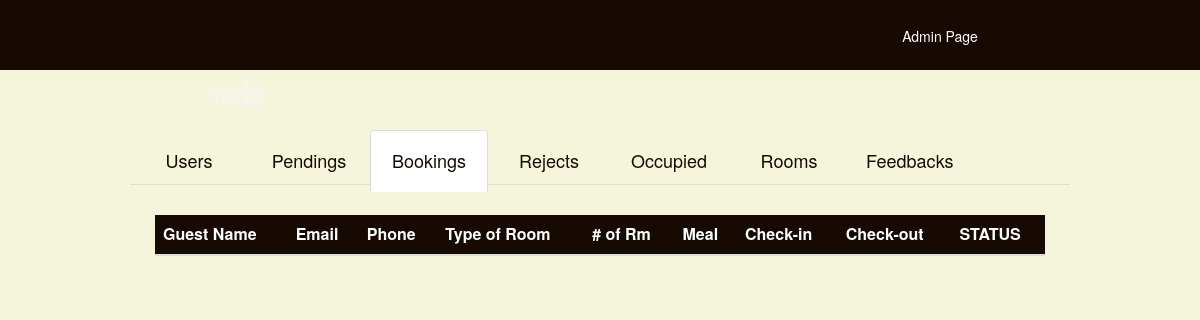
The page /admin5.php on the database as committed earlier.
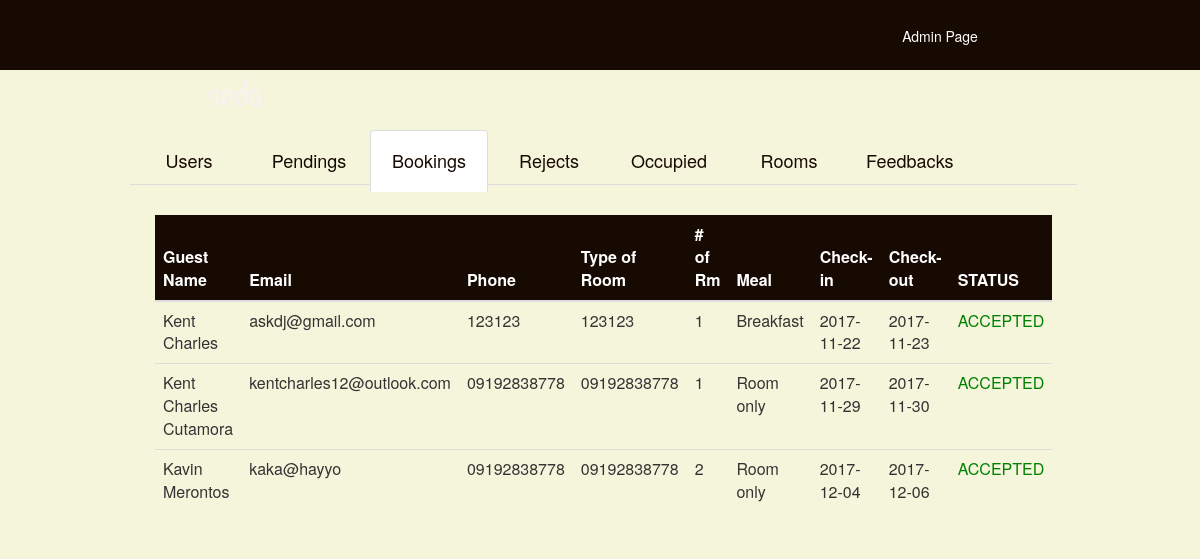
The same page on the database as committed later.
### tables this page shows
CREATE TABLE IF NOT EXISTS `approve` (
  `id` int(11) NOT NULL,
  `fname` varchar(100) NOT NULL,
  `email` varchar(100) NOT NULL,
  `phone` varchar(100) NOT NULL,
  `troom` varchar(100) NOT NULL,
  `nroom` varchar(100) NOT NULL,
  `meal` varchar(100) NOT NULL,
  `cin` date NOT NULL,
  `cout` date NOT NULL,
  `status` varchar(100) NOT NULL,
  `username` varchar(20) NOT NULL
);

### admin5.php (the view, shortened to what this page needs)
<?php
$server="localhost";
$username="root";
$password="";
$connect_mysql=mysqli_connect($server,$username,$password) or die ("Connection Failed!");
$rooms = "SELECT * FROM approve";
$room=mysqli_query($connect_mysql, $rooms) or die("Query Failed : ".mysqli_error());
?>
<html>
     <head>
        <link rel="stylesheet" type="text/css" href="style.css" />
        <link rel="stylesheet" href="https://maxcdn.bootstrapcdn.com/bootstrap/3.3.7/css/bootstrap.min.css">
    </head>
    <body id="adminbg">
        <div id="MainContainer">
            <div id="Header">
                    <div id="NavBar">
                        <ul>
                        <li style="color: white;">Admin Page</li>
                        </ul>
                    </div>
                    <div id="logo"><img src="img/logo2.png" width="70px" hieght="auto"></div>
            </div>
        </div>
         <div id="admin-wrapper" >
            <div id="page-inner">
                  <div class="fluid-container" style="padding: 30px; margin-top: 100px; ">
                    <center>
                    <ul class="nav nav-tabs" role="tablist">
                        <li style="color: white;"><a href="admin1.php" ><h4 id="textcolor">Users</h4></a></li>
                        <li style="color": white;><a href="admin2.php" ><h4 id="textcolor">Pendings</h4></a></li>
                        <li class="active" ><a href="admin5.php" ><h4 id="textcolor">Bookings</h4></a></li>
                        <li style="color: white;"><a href="admin6.php" ><h4 id="textcolor">Rejects</h4></a></li>
                        <li style="color": white;><a href="admin3.php" ><h4 id="textcolor">Occupied</h4></a></li>
                        <li style="color: white;"><a href="admin4.php" ><h4 id="textcolor">Rooms</h4></a></li>
                        <li style="color: white;"><a href="admin7.php" ><h4 id="textcolor">Feedbacks</h4></a></li>
                    </ul>
                    </center>
                </div>
                    <div class="tab-content" style="background-color: beige; color: #170a02;">
                      <div role="tabpanel" class="tab-pane fade in active" id="profile" style="overflow: auto; padding: 0 55px;">
                        <table id="table" class="table table-hover">
                            <thead>
                              <tr id="panel-heading" style="font-size: 16spx;">
                                        <th>Guest Name</th>
                                        <th>Email</th>
                                        <th>Phone</th>
                                        <th>Type of Room</th>
                                        <th># of Rm</th>
                                        <th>Meal</th>
                                        <th>Check-in</th>
                                        <th>Check-out</th>
                                        <th>STATUS</th>
                                    </tr>
                            </thead>
                            <tbody>
                              <?php while($rows=mysqli_fetch_array($room)) { ?>
                                      <tr>
                                         <td><?php echo $rows['fname'] ?></td>
                                        <td><?php echo $rows['email'] ?></td>
                                        <td><?php echo $rows['phone'] ?></td>
                                        <td><?php echo $rows['troom'] ?></td>
                                        <td><?php echo $rows['nroom'] ?></td>
                                        <td><?php echo $rows['meal'] ?></td>
                                        <td><?php echo $rows['cout'] ?></td>
                                        <td><?php echo $rows['cin'] ?></td>
                                        <td style = "color : green;"><?php echo $rows['status'] ?></td>
                                            <?php } ?>
                                    </tr>
                            </tbody>
                        </table>
                    </div>
                    </div>
                </div>
            </div>
    </body>
</html>

Rows that differ between the two databases and show on the page:
added approve: fname "Kent Charles", email "askdj@gmail.com", phone "123123", troom "123123", nroom "1", meal "Breakfast", cout "2017-11-22", cin "2017-11-23", status "ACCEPTED"
added approve: fname "Kent Charles Cutamora", email "kentcharles12@outlook.com", phone "09192838778", troom "09192838778", nroom "1", meal "Room only", cout "2017-11-29", cin "2017-11-30", status "ACCEPTED"
added approve: fname "Kavin Merontos", email "kaka@hayyo", phone "09192838778", troom "09192838778", nroom "2", meal "Room only", cout "2017-12-04", cin "2017-12-06", status "ACCEPTED"
